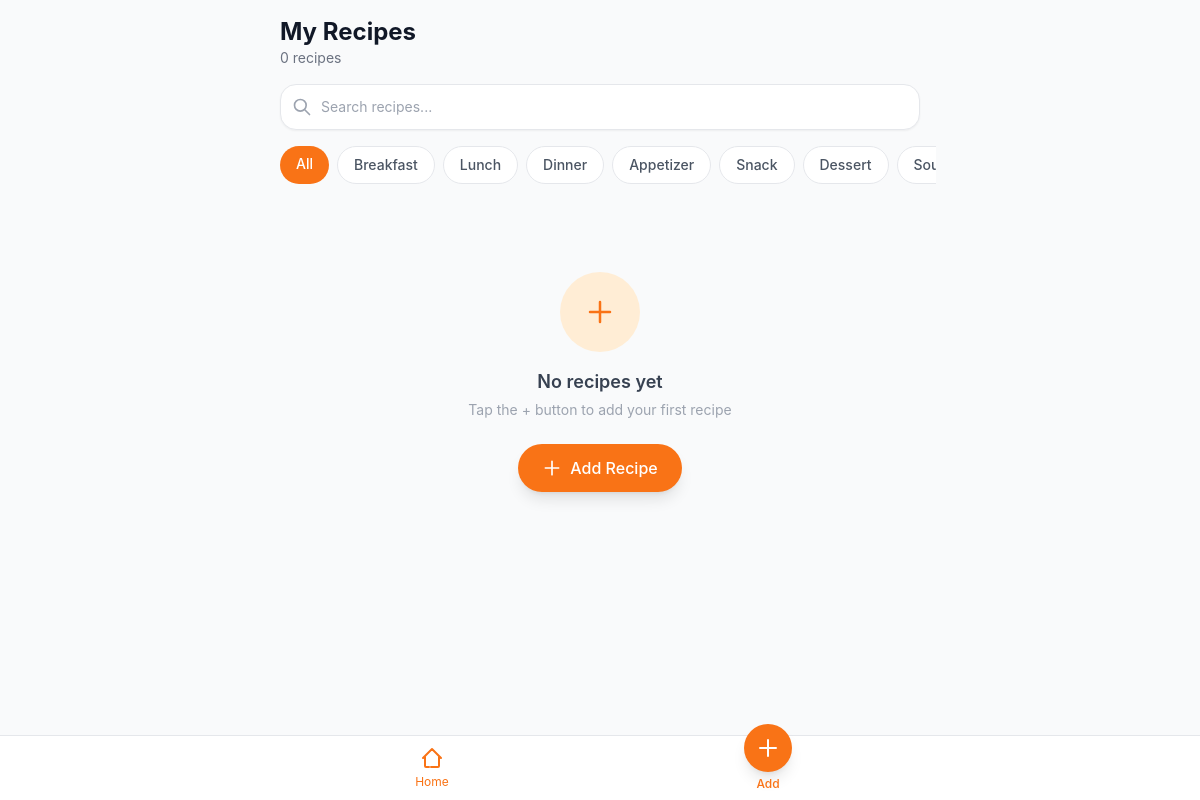
Before: / with the older database file.
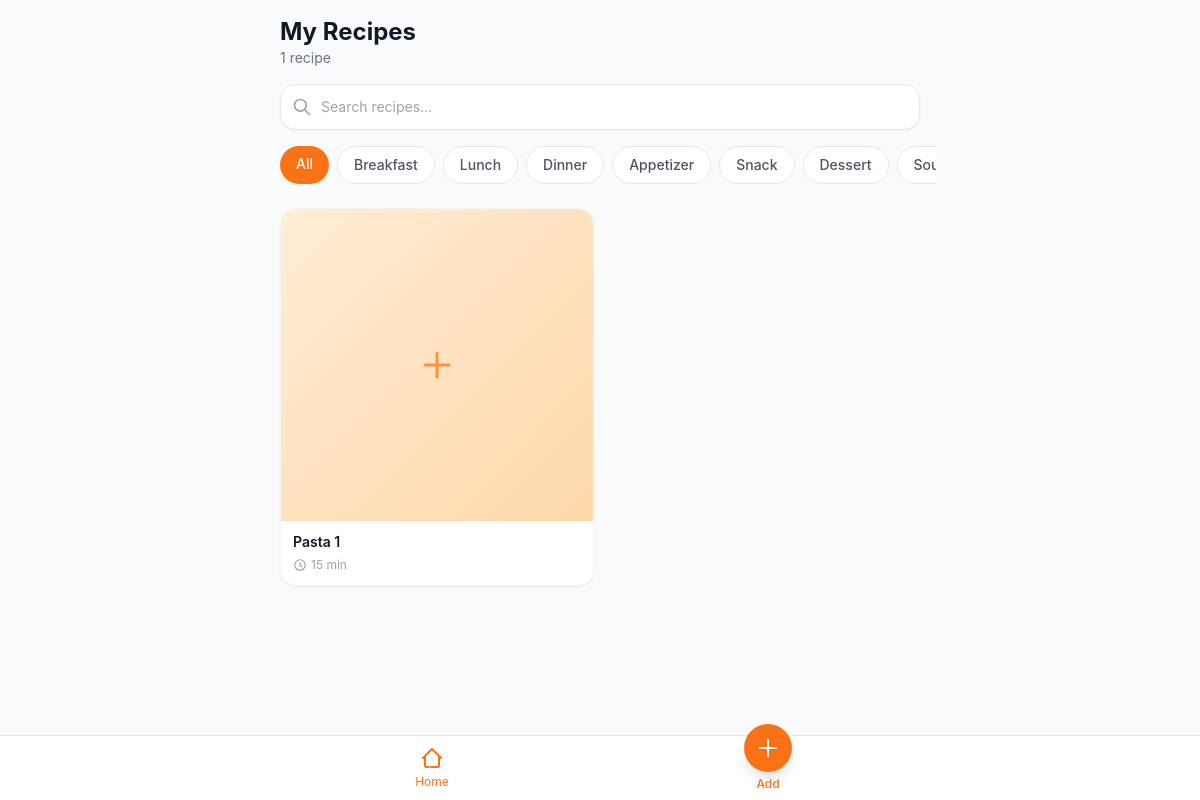
After: the same page with the newer database file.
### tables this page shows
CREATE TABLE recipes (
            id TEXT PRIMARY KEY,
            title TEXT NOT NULL,
            description TEXT,
            servings TEXT,
            prep_time TEXT,
            cook_time TEXT,
            category TEXT,
            image_filename TEXT,
            created_at TEXT NOT NULL,
            updated_at TEXT NOT NULL
        );

### app.py (the view)
@app.route("/")
def index():
    db = get_db()
    search = request.args.get("q", "").strip()
    category = request.args.get("category", "").strip()
    query = "SELECT * FROM recipes"
    params = []
    conditions = []
    if search:
        conditions.append("(title LIKE ? OR description LIKE ?)")
        params.extend([f"%{search}%", f"%{search}%"])
    if category:
        conditions.append("category = ?")
        params.append(category)
    if conditions:
        query += " WHERE " + " AND ".join(conditions)
    query += " ORDER BY created_at DESC"
    recipes = db.execute(query, params).fetchall()
    recipes_with_tags = []
    for r in recipes:
        tags = db.execute(
            "SELECT name FROM tags WHERE recipe_id = ?", (r["id"],)
        ).fetchall()
        recipes_with_tags.append({**dict(r), "tags": [t["name"] for t in tags]})
    return render_template(
        "index.html",
        recipes=recipes_with_tags,
        search=search,
        category=category,
        categories=CATEGORIES,
    )

### app.py (called while the page is built)
def get_db():
    if "db" not in g:
        g.db = sqlite3.connect(DATABASE)
        g.db.row_factory = sqlite3.Row
        g.db.execute("PRAGMA journal_mode=WAL")
        g.db.execute("PRAGMA foreign_keys=ON")
    return g.db

### templates/index.html (shortened to what this page needs)
{% extends "base.html" %}
{% block content %}
<div class="flex items-center justify-between mb-4">
    <div>
        <h1 class="text-2xl font-bold text-gray-900">My Recipes</h1>
        <p class="text-sm text-gray-500">{{ recipes|length }} recipe{{ 's' if recipes|length != 1 }}</p>
    </div>
</div>
<form method="GET" action="{{ url_for('index') }}" class="mb-4">
    <div class="relative">
        <svg class="absolute left-3 top-1/2 -translate-y-1/2 w-5 h-5 text-gray-400" fill="none" stroke="currentColor" viewBox="0 0 24 24">
            <path stroke-linecap="round" stroke-linejoin="round" stroke-width="2" d="M21 21l-6-6m2-5a7 7 0 11-14 0 7 7 0 0114 0z"/>
        </svg>
        <input type="text" name="q" value="{{ search }}" placeholder="Search recipes..."
               class="w-full pl-10 pr-4 py-3 bg-white border border-gray-200 rounded-2xl text-sm
                      focus:outline-none focus:ring-2 focus:ring-brand-500 focus:border-transparent
                      shadow-sm">
    </div>
</form>
<div class="flex gap-2 overflow-x-auto hide-scrollbar mb-6 -mx-4 px-4">
    <a href="{{ url_for('index', q=search) }}"
       class="flex-shrink-0 px-4 py-2 rounded-full text-sm font-medium
              {% if not category %}bg-brand-500 text-white{% else %}bg-white text-gray-600 border border-gray-200{% endif %}">
        All
    </a>
    {% for cat in categories %}
    <a href="{{ url_for('index', q=search, category=cat) }}"
       class="flex-shrink-0 px-4 py-2 rounded-full text-sm font-medium
              {% if category == cat %}bg-brand-500 text-white{% else %}bg-white text-gray-600 border border-gray-200{% endif %}">
        {{ cat }}
    </a>
    {% endfor %}
</div>
{% if recipes %}
<div class="grid grid-cols-2 gap-3">
    {% for recipe in recipes %}
    <a href="{{ url_for('recipe_detail', recipe_id=recipe.id) }}"
       class="recipe-card bg-white rounded-2xl overflow-hidden shadow-sm border border-gray-100">
        {% if recipe.image_filename %}
        <div class="aspect-square overflow-hidden">
            <img src="{{ url_for('static', filename='uploads/' + recipe.image_filename) }}"
                 alt="{{ recipe.title }}"
                 class="w-full h-full object-cover"
                 loading="lazy">
        </div>
        {% else %}
        <div class="aspect-square bg-gradient-to-br from-brand-100 to-brand-200 flex items-center justify-center">
            <svg class="w-12 h-12 text-brand-400" fill="none" stroke="currentColor" viewBox="0 0 24 24">
                <path stroke-linecap="round" stroke-linejoin="round" stroke-width="1.5"
                      d="M12 6v6m0 0v6m0-6h6m-6 0H6"/>
            </svg>
        </div>
        {% endif %}
        <div class="p-3">
            <h3 class="font-semibold text-sm leading-tight line-clamp-2">{{ recipe.title }}</h3>
            {% if recipe.cook_time or recipe.prep_time %}
            <div class="flex items-center gap-1 mt-1.5 text-xs text-gray-400">
                <svg class="w-3.5 h-3.5" fill="none" stroke="currentColor" viewBox="0 0 24 24">
                    <path stroke-linecap="round" stroke-linejoin="round" stroke-width="2"
                          d="M12 8v4l3 3m6-3a9 9 0 11-18 0 9 9 0 0118 0z"/>
                </svg>
                {{ recipe.prep_time or '' }}{% if recipe.prep_time and recipe.cook_time %} + {% endif %}{{ recipe.cook_time or '' }}
            </div>
            {% endif %}
        </div>
    </a>
    {% endfor %}
</div>
{% else %}
<div class="text-center py-16">
    <div class="w-20 h-20 bg-brand-100 rounded-full flex items-center justify-center mx-auto mb-4">
        <svg class="w-10 h-10 text-brand-500" fill="none" stroke="currentColor" viewBox="0 0 24 24">
            <path stroke-linecap="round" stroke-linejoin="round" stroke-width="1.5"
                  d="M12 6v6m0 0v6m0-6h6m-6 0H6"/>
        </svg>
    </div>
    <h2 class="text-lg font-semibold text-gray-700 mb-1">No recipes yet</h2>
    <p class="text-sm text-gray-400 mb-6">Tap the + button to add your first recipe</p>
    <a href="{{ url_for('recipe_new') }}"
       class="inline-flex items-center px-6 py-3 bg-brand-500 text-white rounded-full font-medium shadow-lg">
        <svg class="w-5 h-5 mr-2" fill="none" stroke="currentColor" viewBox="0 0 24 24">
            <path stroke-linecap="round" stroke-linejoin="round" stroke-width="2" d="M12 4v16m8-8H4"/>
        </svg>
        Add Recipe
    </a>
</div>
{% endif %}
{% endblock %}

### templates/base.html (shortened to what this page needs)
<!DOCTYPE html>
<html lang="en">
<head>
    <script src="https://cdn.tailwindcss.com"></script>
</head>
<body class="bg-gray-50 text-gray-900 min-h-screen pb-20">
    <main class="max-w-2xl mx-auto px-4 pt-4">
        {% block content %}{% endblock %}
    </main>
    <nav class="fixed bottom-0 left-0 right-0 bg-white border-t border-gray-200 safe-bottom z-40">
        <div class="max-w-2xl mx-auto flex justify-around items-center h-16">
            <a href="{{ url_for('index') }}"
               class="flex flex-col items-center justify-center w-full h-full
                      {% if request.endpoint == 'index' %}text-brand-500{% else %}text-gray-400{% endif %}">
                <svg class="w-6 h-6" fill="none" stroke="currentColor" viewBox="0 0 24 24">
                    <path stroke-linecap="round" stroke-linejoin="round" stroke-width="2"
                          d="M3 12l2-2m0 0l7-7 7 7M5 10v10a1 1 0 001 1h3m10-11l2 2m-2-2v10a1 1 0 01-1 1h-3m-4 0h4"/>
                </svg>
                <span class="text-xs mt-1">Home</span>
            </a>
            <a href="{{ url_for('recipe_new') }}"
               class="flex flex-col items-center justify-center w-full h-full">
                <div class="bg-brand-500 rounded-full p-3 -mt-5 shadow-lg">
                    <svg class="w-6 h-6 text-white" fill="none" stroke="currentColor" viewBox="0 0 24 24">
                        <path stroke-linecap="round" stroke-linejoin="round" stroke-width="2" d="M12 4v16m8-8H4"/>
                    </svg>
                </div>
                <span class="text-xs mt-1 text-brand-500 font-medium">Add</span>
            </a>
        </div>
    </nav>
</body>
</html>

### templates/base.html (style rules this page uses)
* { -webkit-tap-highlight-color: transparent; }
body { font-family: -apple-system, BlinkMacSystemFont, 'Segoe UI', Roboto, sans-serif; }
.recipe-card { transition: transform 0.15s ease, box-shadow 0.15s ease; }
.hide-scrollbar { -ms-overflow-style: none; scrollbar-width: none; }
.safe-bottom { padding-bottom: env(safe-area-inset-bottom, 0px); }

Changed rows visible on the page:
added recipes: title "Pasta 1", prep_time "15 min"
Other visible differences:
{{ recipes|length }}: "0" → "1"
{{ 's' if recipes|length != 1 }}: "s" → (not shown)
text no longer shown: "No recipes yet Tap the + button to add your first recipe Add Recipe"
